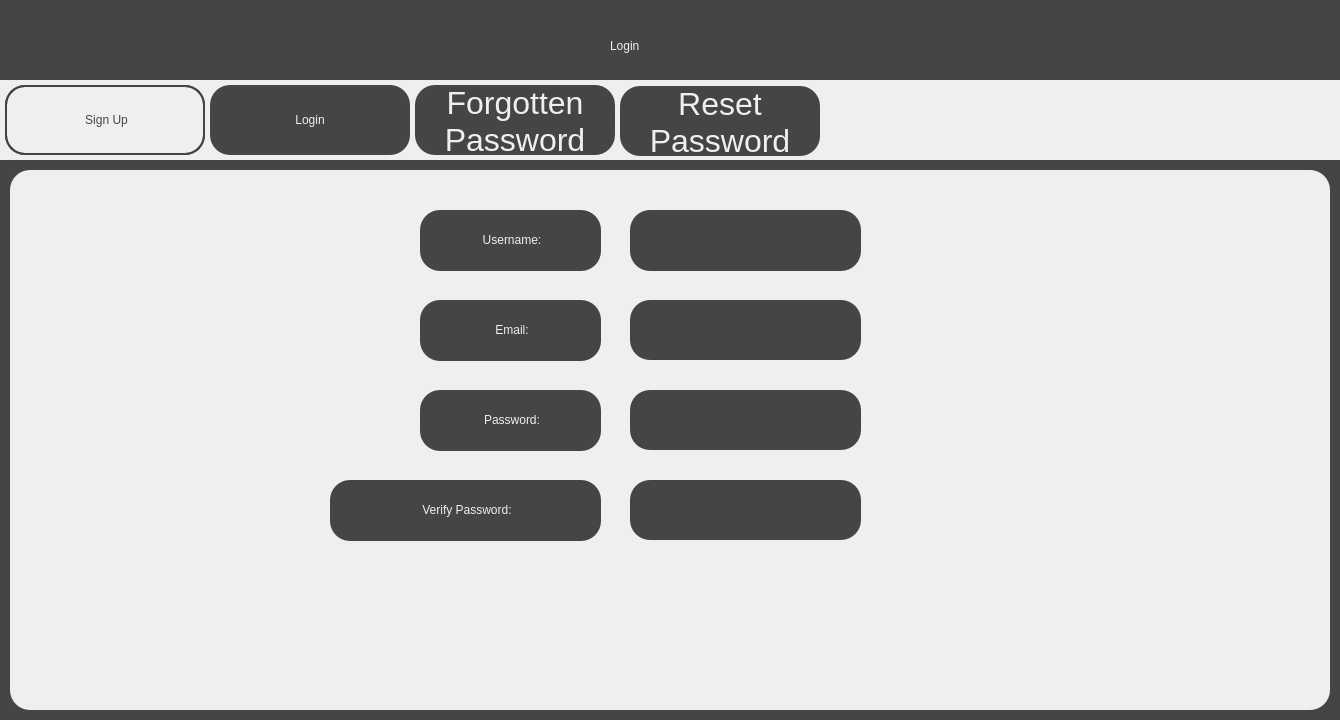
<?xml version="1.0" encoding="UTF-8"?>
<ui version="4.0">
 <class>LoginScreen</class>
 <widget class="QDialog" name="LoginScreen">
  <property name="geometry">
   <rect>
    <x>0</x>
    <y>0</y>
    <width>1340</width>
    <height>720</height>
   </rect>
  </property>
  <property name="windowTitle">
   <string>Visualisation of the Riemann Hypothesis - Sign Up</string>
  </property>
  <property name="sizeGripEnabled">
   <bool>false</bool>
  </property>
  <widget class="QWidget" name="widget" native="true">
   <property name="geometry">
    <rect>
     <x>0</x>
     <y>0</y>
     <width>1340</width>
     <height>720</height>
    </rect>
   </property>
   <property name="styleSheet">
    <string notr="true">background-color: rgb(69, 69, 69);</string>
   </property>
   <widget class="QLabel" name="Title">
    <property name="geometry">
     <rect>
      <x>610</x>
      <y>20</y>
      <width>121</width>
      <height>51</height>
     </rect>
    </property>
    <property name="styleSheet">
     <string notr="true">font: 36pt &quot;Sans Serif&quot;; color:rgb(239, 239, 239)</string>
    </property>
    <property name="text">
     <string>Login</string>
    </property>
   </widget>
   <widget class="QWidget" name="TabBar" native="true">
    <property name="geometry">
     <rect>
      <x>0</x>
      <y>80</y>
      <width>1340</width>
      <height>80</height>
     </rect>
    </property>
    <property name="styleSheet">
     <string notr="true">background-color: rgb(239, 239, 239);</string>
    </property>
    <widget class="QWidget" name="SignUpTab" native="true">
     <property name="geometry">
      <rect>
       <x>5</x>
       <y>5</y>
       <width>200</width>
       <height>70</height>
      </rect>
     </property>
     <property name="styleSheet">
      <string notr="true">border: 2px solid;
border-radius: 20px;
border-color:rgb(69, 69, 69);</string>
     </property>
     <widget class="QLabel" name="SignUpText">
      <property name="geometry">
       <rect>
        <x>0</x>
        <y>0</y>
        <width>200</width>
        <height>70</height>
       </rect>
      </property>
      <property name="cursor">
       <cursorShape>PointingHandCursor</cursorShape>
      </property>
      <property name="styleSheet">
       <string notr="true">font: 36pt &quot;Sans Serif&quot;; color:rgb(69, 69, 69);
background-color: rgba(255, 255, 255, 0);</string>
      </property>
      <property name="text">
       <string>&lt;html&gt;&lt;head/&gt;&lt;body&gt;&lt;p align=&quot;center&quot;&gt;Sign Up&lt;/p&gt;&lt;/body&gt;&lt;/html&gt;</string>
      </property>
     </widget>
    </widget>
    <widget class="QWidget" name="LoginTab" native="true">
     <property name="geometry">
      <rect>
       <x>210</x>
       <y>5</y>
       <width>200</width>
       <height>70</height>
      </rect>
     </property>
     <property name="styleSheet">
      <string notr="true">background-color: rgb(69, 69, 69);
border-radius: 20px;</string>
     </property>
     <widget class="QLabel" name="LoginText">
      <property name="geometry">
       <rect>
        <x>0</x>
        <y>0</y>
        <width>200</width>
        <height>70</height>
       </rect>
      </property>
      <property name="cursor">
       <cursorShape>PointingHandCursor</cursorShape>
      </property>
      <property name="styleSheet">
       <string notr="true">font: 36pt &quot;Sans Serif&quot;; color:rgb(239, 239, 239);
background-color: rgba(255, 255, 255, 0);</string>
      </property>
      <property name="text">
       <string>&lt;html&gt;&lt;head/&gt;&lt;body&gt;&lt;p align=&quot;center&quot;&gt;Login&lt;/p&gt;&lt;/body&gt;&lt;/html&gt;</string>
      </property>
     </widget>
    </widget>
    <widget class="QWidget" name="ForgottenPasswordTab" native="true">
     <property name="geometry">
      <rect>
       <x>415</x>
       <y>5</y>
       <width>200</width>
       <height>70</height>
      </rect>
     </property>
     <property name="styleSheet">
      <string notr="true">background-color: rgb(69, 69, 69);
border-radius: 20px;</string>
     </property>
     <widget class="QLabel" name="ForgottenPasswordText">
      <property name="geometry">
       <rect>
        <x>0</x>
        <y>0</y>
        <width>200</width>
        <height>70</height>
       </rect>
      </property>
      <property name="cursor">
       <cursorShape>PointingHandCursor</cursorShape>
      </property>
      <property name="styleSheet">
       <string notr="true">font: 28pt &quot;Sans Serif&quot;; color:rgb(239, 239, 239);
background-color: rgba(255, 255, 255, 0);</string>
      </property>
      <property name="text">
       <string>&lt;html&gt;&lt;head/&gt;&lt;body&gt;&lt;p align=&quot;center&quot;&gt;&lt;span style=&quot; font-size:24pt;&quot;&gt;Forgotten&lt;br&gt;Password&lt;/span&gt;&lt;/p&gt;&lt;/body&gt;&lt;/html&gt;</string>
      </property>
     </widget>
    </widget>
    <widget class="QWidget" name="ResetPasswordTab" native="true">
     <property name="geometry">
      <rect>
       <x>620</x>
       <y>6</y>
       <width>200</width>
       <height>70</height>
      </rect>
     </property>
     <property name="styleSheet">
      <string notr="true">background-color: rgb(69, 69, 69);
border-radius: 20px;</string>
     </property>
     <widget class="QLabel" name="ResetPasswordText">
      <property name="geometry">
       <rect>
        <x>0</x>
        <y>0</y>
        <width>200</width>
        <height>70</height>
       </rect>
      </property>
      <property name="cursor">
       <cursorShape>PointingHandCursor</cursorShape>
      </property>
      <property name="styleSheet">
       <string notr="true">font: 28pt &quot;Sans Serif&quot;; color:rgb(239, 239, 239);
background-color: rgba(255, 255, 255, 0);</string>
      </property>
      <property name="text">
       <string>&lt;html&gt;&lt;head/&gt;&lt;body&gt;&lt;p align=&quot;center&quot;&gt;&lt;span style=&quot; font-size:24pt;&quot;&gt;Reset&lt;br&gt;Password&lt;/span&gt;&lt;/p&gt;&lt;/body&gt;&lt;/html&gt;</string>
      </property>
     </widget>
    </widget>
   </widget>
   <widget class="QWidget" name="MainWidget" native="true">
    <property name="geometry">
     <rect>
      <x>10</x>
      <y>170</y>
      <width>1320</width>
      <height>540</height>
     </rect>
    </property>
    <property name="styleSheet">
     <string notr="true">background-color: rgb(239, 239, 239);
border-radius: 20px;</string>
    </property>
    <widget class="QLineEdit" name="UsernameInput">
     <property name="geometry">
      <rect>
       <x>620</x>
       <y>40</y>
       <width>231</width>
       <height>61</height>
      </rect>
     </property>
     <property name="styleSheet">
      <string notr="true">border-color: rgb(69, 69, 69);
border: solid 2px;
background-color: rgb(69, 69, 69);
color: rgb(239, 239, 239);
font: 18pt &quot;Sans Serif&quot;;</string>
     </property>
    </widget>
    <widget class="QLabel" name="Username">
     <property name="geometry">
      <rect>
       <x>410</x>
       <y>40</y>
       <width>181</width>
       <height>61</height>
      </rect>
     </property>
     <property name="styleSheet">
      <string notr="true">font: 25pt &quot;Sans Serif&quot;; color:rgb(239, 239, 239);
background-color: rgb(69, 69, 69); padding: 5px;</string>
     </property>
     <property name="text">
      <string>&lt;html&gt;&lt;head/&gt;&lt;body&gt;&lt;p align=&quot;center&quot;&gt;Username:&lt;/p&gt;&lt;/body&gt;&lt;/html&gt;</string>
     </property>
    </widget>
    <widget class="QLabel" name="Email">
     <property name="geometry">
      <rect>
       <x>410</x>
       <y>130</y>
       <width>181</width>
       <height>61</height>
      </rect>
     </property>
     <property name="styleSheet">
      <string notr="true">font: 25pt &quot;Sans Serif&quot;; color:rgb(239, 239, 239);
background-color: rgb(69, 69, 69); padding: 5px;</string>
     </property>
     <property name="text">
      <string>&lt;html&gt;&lt;head/&gt;&lt;body&gt;&lt;p align=&quot;center&quot;&gt;Email:&lt;/p&gt;&lt;/body&gt;&lt;/html&gt;</string>
     </property>
    </widget>
    <widget class="QLineEdit" name="EmailInput">
     <property name="geometry">
      <rect>
       <x>620</x>
       <y>130</y>
       <width>231</width>
       <height>60</height>
      </rect>
     </property>
     <property name="styleSheet">
      <string notr="true">border-color: rgb(69, 69, 69);
border: solid 2px;
background-color: rgb(69, 69, 69);
color: rgb(239, 239, 239);
font: 18pt &quot;Sans Serif&quot;;</string>
     </property>
    </widget>
    <widget class="QLabel" name="Password">
     <property name="geometry">
      <rect>
       <x>410</x>
       <y>220</y>
       <width>181</width>
       <height>61</height>
      </rect>
     </property>
     <property name="styleSheet">
      <string notr="true">font: 25pt &quot;Sans Serif&quot;; color:rgb(239, 239, 239);
background-color: rgb(69, 69, 69); padding: 5px;</string>
     </property>
     <property name="text">
      <string>&lt;html&gt;&lt;head/&gt;&lt;body&gt;&lt;p align=&quot;center&quot;&gt;Password:&lt;/p&gt;&lt;/body&gt;&lt;/html&gt;</string>
     </property>
    </widget>
    <widget class="QLineEdit" name="PasswordInput">
     <property name="geometry">
      <rect>
       <x>620</x>
       <y>220</y>
       <width>231</width>
       <height>60</height>
      </rect>
     </property>
     <property name="styleSheet">
      <string notr="true">border-color: rgb(69, 69, 69);
border: solid 2px;
background-color: rgb(69, 69, 69);
color: rgb(239, 239, 239);
font: 18pt &quot;Sans Serif&quot;;</string>
     </property>
    </widget>
    <widget class="QLabel" name="VerifyPassword">
     <property name="geometry">
      <rect>
       <x>320</x>
       <y>310</y>
       <width>271</width>
       <height>61</height>
      </rect>
     </property>
     <property name="styleSheet">
      <string notr="true">font: 25pt &quot;Sans Serif&quot;; color:rgb(239, 239, 239);
background-color: rgb(69, 69, 69); padding: 5px;</string>
     </property>
     <property name="text">
      <string>&lt;html&gt;&lt;head/&gt;&lt;body&gt;&lt;p align=&quot;center&quot;&gt;Verify Password:&lt;/p&gt;&lt;/body&gt;&lt;/html&gt;</string>
     </property>
    </widget>
    <widget class="QLineEdit" name="VerifyPasswordInput">
     <property name="geometry">
      <rect>
       <x>620</x>
       <y>310</y>
       <width>231</width>
       <height>60</height>
      </rect>
     </property>
     <property name="styleSheet">
      <string notr="true">border-color: rgb(69, 69, 69);
border: solid 2px;
background-color: rgb(69, 69, 69);
color: rgb(239, 239, 239);
font: 18pt &quot;Sans Serif&quot;;</string>
     </property>
    </widget>
   </widget>
  </widget>
 </widget>
 <resources/>
 <connections/>
</ui>
